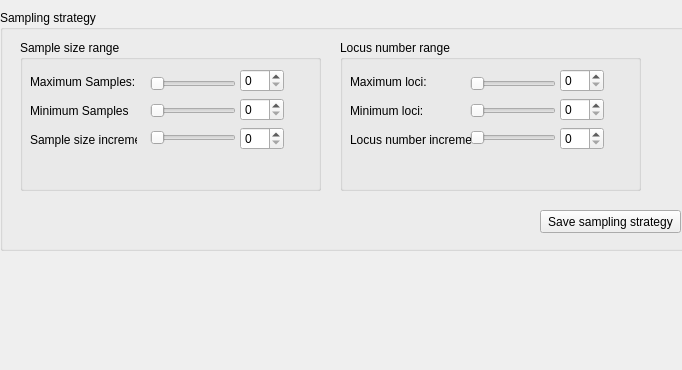
      <widget class="QWidget" name="page_8">
       <property name="geometry">
        <rect>
         <x>0</x>
         <y>0</y>
         <width>682</width>
         <height>370</height>
        </rect>
       </property>
       <attribute name="label">
        <string>Step 4 - Create / modify sampling strategy</string>
       </attribute>
       <widget class="QGroupBox" name="groupBox_28">
        <property name="geometry">
         <rect>
          <x>0</x>
          <y>10</y>
          <width>691</width>
          <height>241</height>
         </rect>
        </property>
        <property name="title">
         <string>Sampling strategy</string>
        </property>
        <widget class="QGroupBox" name="groupBox_29">
         <property name="geometry">
          <rect>
           <x>20</x>
           <y>30</y>
           <width>301</width>
           <height>151</height>
          </rect>
         </property>
         <property name="title">
          <string>Sample size range</string>
         </property>
         <widget class="QWidget" name="layoutWidget_43">
          <property name="geometry">
           <rect>
            <x>10</x>
            <y>30</y>
            <width>107</width>
            <height>81</height>
           </rect>
          </property>
          <layout class="QVBoxLayout" name="verticalLayout_43">
           <item>
            <widget class="QLabel" name="label_61">
             <property name="text">
              <string>Maximum Samples:</string>
             </property>
            </widget>
           </item>
           <item>
            <widget class="QLabel" name="label_62">
             <property name="text">
              <string>Minimum Samples</string>
             </property>
            </widget>
           </item>
           <item>
            <widget class="QLabel" name="label_63">
             <property name="text">
              <string>Sample size increment</string>
             </property>
            </widget>
           </item>
          </layout>
         </widget>
         <widget class="QWidget" name="layoutWidget_44">
          <property name="geometry">
           <rect>
            <x>130</x>
            <y>30</y>
            <width>86</width>
            <height>81</height>
           </rect>
          </property>
          <layout class="QVBoxLayout" name="verticalLayout_44">
           <item>
            <widget class="QSlider" name="horizontalSlider_48">
             <property name="orientation">
              <enum>Qt::Horizontal</enum>
             </property>
            </widget>
           </item>
           <item>
            <widget class="QSlider" name="horizontalSlider_49">
             <property name="orientation">
              <enum>Qt::Horizontal</enum>
             </property>
            </widget>
           </item>
           <item>
            <widget class="QSlider" name="horizontalSlider_50">
             <property name="orientation">
              <enum>Qt::Horizontal</enum>
             </property>
            </widget>
           </item>
          </layout>
         </widget>
         <widget class="QWidget" name="layoutWidget_45">
          <property name="geometry">
           <rect>
            <x>220</x>
            <y>29</y>
            <width>44</width>
            <height>81</height>
           </rect>
          </property>
          <layout class="QVBoxLayout" name="verticalLayout_45">
           <item>
            <widget class="QSpinBox" name="spinBox_40"/>
           </item>
           <item>
            <widget class="QSpinBox" name="spinBox_41"/>
           </item>
           <item>
            <widget class="QSpinBox" name="spinBox_42"/>
           </item>
          </layout>
         </widget>
        </widget>
        <widget class="QGroupBox" name="groupBox_30">
         <property name="geometry">
          <rect>
           <x>340</x>
           <y>30</y>
           <width>301</width>
           <height>151</height>
          </rect>
         </property>
         <property name="title">
          <string>Locus number range</string>
         </property>
         <widget class="QWidget" name="layoutWidget_46">
          <property name="geometry">
           <rect>
            <x>10</x>
            <y>30</y>
            <width>122</width>
            <height>81</height>
           </rect>
          </property>
          <layout class="QVBoxLayout" name="verticalLayout_46">
           <item>
            <widget class="QLabel" name="label_64">
             <property name="text">
              <string>Maximum loci:</string>
             </property>
            </widget>
           </item>
           <item>
            <widget class="QLabel" name="label_65">
             <property name="text">
              <string>Minimum loci:</string>
             </property>
            </widget>
           </item>
           <item>
            <widget class="QLabel" name="label_66">
             <property name="text">
              <string>Locus number increment:</string>
             </property>
            </widget>
           </item>
          </layout>
         </widget>
         <widget class="QWidget" name="layoutWidget_47">
          <property name="geometry">
           <rect>
            <x>130</x>
            <y>30</y>
            <width>86</width>
            <height>81</height>
           </rect>
          </property>
          <layout class="QVBoxLayout" name="verticalLayout_47">
           <item>
            <widget class="QSlider" name="horizontalSlider_51">
             <property name="orientation">
              <enum>Qt::Horizontal</enum>
             </property>
            </widget>
           </item>
           <item>
            <widget class="QSlider" name="horizontalSlider_52">
             <property name="orientation">
              <enum>Qt::Horizontal</enum>
             </property>
            </widget>
           </item>
           <item>
            <widget class="QSlider" name="horizontalSlider_53">
             <property name="orientation">
              <enum>Qt::Horizontal</enum>
             </property>
            </widget>
           </item>
          </layout>
         </widget>
         <widget class="QWidget" name="layoutWidget_48">
          <property name="geometry">
           <rect>
            <x>220</x>
            <y>29</y>
            <width>44</width>
            <height>81</height>
           </rect>
          </property>
          <layout class="QVBoxLayout" name="verticalLayout_48">
           <item>
            <widget class="QSpinBox" name="spinBox_43"/>
           </item>
           <item>
            <widget class="QSpinBox" name="spinBox_44"/>
           </item>
           <item>
            <widget class="QSpinBox" name="spinBox_45"/>
           </item>
          </layout>
         </widget>
        </widget>
        <widget class="QPushButton" name="pushButton_9">
         <property name="geometry">
          <rect>
           <x>540</x>
           <y>200</y>
           <width>141</width>
           <height>23</height>
          </rect>
         </property>
         <property name="text">
          <string>Save sampling strategy</string>
         </property>
        </widget>
       </widget>
      </widget>
